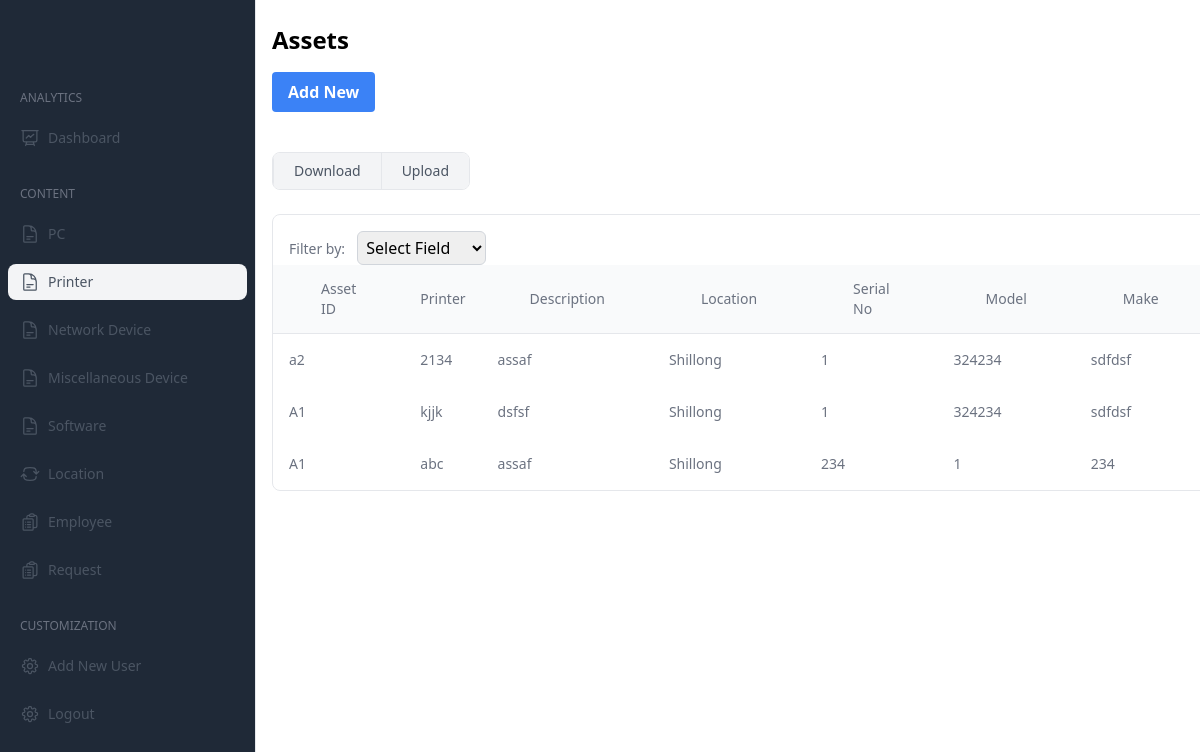
Screenshot of /printer/ (signed in) with the database file from the repository.
### printer/models.py (models this page shows, shortened)
class Printer(models.Model):
    asset_id=models.CharField(max_length=6,null=True)
    printer_name=models.CharField(max_length=20,null=True)
    desc=models.CharField(max_length=50)
    location=models.ForeignKey(Location,on_delete=models.PROTECT,null=True)
    serial_no=models.CharField(max_length=20)
    model=models.CharField(max_length=20)
    make=models.CharField(max_length=20)
    type=models.CharField(max_length=20,null=True)
    price=models.CharField(max_length=15)
    buy_date=models.DateField(default=datetime.date.today)
    warranty=models.IntegerField()
    expiry = models.DateField(null=True, blank=True)
    status=models.CharField(max_length=50,null=True)
    employee=models.ForeignKey(Employees,on_delete=models.PROTECT,null=True)

### location/models.py (models this page shows)
class Location(models.Model):
    location_name = models.CharField(max_length=50)
    def __str__(self):
        return self.location_name

### printer/views.py (the view, shortened to what this page needs)
# urls.py: path('printer/',printerviews.PrinterPage,name="printer_page"),
@login_required
def PrinterPage(req):
    if req.method=='GET':
        pdata=PC.objects.all()
        edata=Employees.objects.all()
        ldata=Location.objects.all()
        sdata=Software.objects.all()
        prdata=Printer.objects.all()
        flag=3
        loc=""
        if req.user.is_authenticated:
            user = req.user
            if hasattr(user, 'myuser'):
                role = user.myuser.role
                if role=='superadmin':
                    flag=0
                elif role=='admin':
                    flag=1
                elif role=='itmanager':
                    flag=2
                    loc=user.myuser.location
                elif role=='employee':
                    flag=3
        data={
            'loc':loc,
            'flag':flag,
            'prdata':prdata,
            'pdata':pdata,
            'ldata':ldata,
            'sdata':sdata,
            'edata':edata
        }
        return render(req,"printer.html",data)

### Employee/models.py (called while the page is built)
    def __str__(self):
        return self.employee_name

### templates/printer.html (shortened to what this page needs)
<!DOCTYPE html>
<html lang="en">
<head>
  <link href="https://cdn.jsdelivr.net/npm/tailwindcss@2.2.17/dist/tailwind.min.css" rel="stylesheet">
</head>
<body>
  <div  class="flex h-screen bg-gray-200">
    <aside id="sidebar" class="flex flex-col w-64 h-screen px-5 py-8 overflow-y-auto bg-gray-800 border-r rtl:border-r-0 rtl:border-l dark:bg-gray-900 dark:border-gray-700">
      <a href="#">
          <img class="w-auto h-7" src="https://merakiui.com/images/logo.svg" alt="">
      </a>
      <div class="flex flex-col justify-between flex-1 mt-6">
          <nav class="-mx-3 space-y-6 ">
              <div class="space-y-3 ">
                  <label class="px-3 text-xs text-gray-500 uppercase dark:text-gray-400">analytics</label>
                  <a href="/dashboard" class="flex items-center px-3 py-2 text-gray-600 transition-colors duration-300 transform rounded-lg dark:text-gray-200 hover:bg-gray-100 dark:hover:bg-gray-800 dark:hover:text-gray-200 hover:text-gray-700" href="#">
                      <span class="mx-2 text-sm font-medium">Dashboard</span>
                  </a>
              </div>
              <div class="space-y-3 ">
                  <label class="px-3 text-xs text-gray-500 uppercase dark:text-gray-400">content</label>
                  <a href="/pc" class="flex items-center px-3 py-2 text-gray-600 transition-colors duration-300 transform rounded-lg dark:text-gray-200 hover:bg-gray-100 dark:hover:bg-gray-800 dark:hover:text-gray-200 hover:text-gray-700" href="#">
                    <span id="softwareButton" class="mx-2 text-sm font-medium">PC</span>
                </a>
                <a href="/printer" class="flex items-center px-3 py-2 text-gray-600 transition-colors duration-300 transform rounded-lg dark:text-gray-200 bg-gray-100 dark:hover:bg-gray-800 dark:hover:text-gray-200 hover:text-gray-700" href="#">
                    <span id="softwareButton" class="mx-2 text-sm font-medium">Printer</span>
                </a>
                <a href="/networkDevice" class="flex items-center px-3 py-2 text-gray-600 transition-colors duration-300 transform rounded-lg dark:text-gray-200 hover:bg-gray-100 dark:hover:bg-gray-800 dark:hover:text-gray-200 hover:text-gray-700" href="#">
                    <span id="softwareButton" class="mx-2 text-sm font-medium">Network Device</span>
                </a>
                <a href="/miscDevice" class="flex items-center px-3 py-2 text-gray-600 transition-colors duration-300 transform rounded-lg dark:text-gray-200 hover:bg-gray-100 dark:hover:bg-gray-800 dark:hover:text-gray-200 hover:text-gray-700" href="#">
                    <span id="softwareButton" class="mx-2 text-sm font-medium">Miscellaneous Device</span>
                </a>
                  <a href="/software"  class="flex items-center px-3 py-2 text-gray-600 transition-colors duration-300 transform rounded-lg dark:text-gray-200 hover:bg-gray-100 dark:hover:bg-gray-800 dark:hover:text-gray-200 hover:text-gray-700" href="#">
                      <span id="softwareButton" class="mx-2 text-sm font-medium">Software</span>
                  </a>
                  <a href="/location" class="flex items-center px-3 py-2 text-gray-600 transition-colors duration-300 transform rounded-lg dark:text-gray-200 hover:bg-gray-100 dark:hover:bg-gray-800 dark:hover:text-gray-200 hover:text-gray-700" href="#">
                      <span class="mx-2 text-sm font-medium">Location</span>
                  </a>
                  <a href="/employee" class="flex items-center px-3 py-2 text-gray-600 transition-colors duration-300 transform rounded-lg dark:text-gray-200 hover:bg-gray-100 dark:hover:bg-gray-800 dark:hover:text-gray-200 hover:text-gray-700" href="#">
                      <span class="mx-2 text-sm font-medium">Employee</span>
                  </a>
                  {% if flag == 0 or flag == 1 %}
                  <a href="/request" class="flex items-center px-3 py-2 text-gray-600 transition-colors duration-300 transform rounded-lg dark:text-gray-200 hover:bg-gray-100 dark:hover:bg-gray-800 dark:hover:text-gray-200 hover:text-gray-700" href="#">
                    <span class="mx-2 text-sm font-medium">Request</span>
                </a>
                {% endif %}
              </div>
              <div class="space-y-3 ">
                  <label class="px-3 text-xs text-gray-500 uppercase dark:text-gray-400">Customization</label>
                  {% if flag == 0 or flag == 1 %}
                  <a href="/create_user" class="flex items-center px-3 py-2 text-gray-600 transition-colors duration-300 transform rounded-lg dark:text-gray-200 hover:bg-gray-100 dark:hover:bg-gray-800 dark:hover:text-gray-200 hover:text-gray-700" href="#">
                      <span class="mx-2 text-sm font-medium">Add New User</span>
                  </a>
                  {% endif%}
                  <a href="/" class="flex items-center px-3 py-2 text-gray-600 transition-colors duration-300 transform rounded-lg dark:text-gray-200 hover:bg-gray-100 dark:hover:bg-gray-800 dark:hover:text-gray-200 hover:text-gray-700" href="#">
                    <span class="mx-2 text-sm font-medium">Logout</span>
                </a>
              </div>
          </nav>
      </div>
  </aside>
    <div class="flex-1 flex flex-col overflow-hidden">
      <main class="flex-1 overflow-x-auto bg-white">
        <div class="container mx-auto py-6 px-4">
          <h1 class="text-2xl font-semibold mb-4">Assets</h1>
          {% if flag == 0 or flag == 1 %}
          <button id="addNewBtn" class="bg-blue-500 hover:bg-blue-700 text-white font-bold py-2 px-4 rounded mb-4">Add New</button>
          {%endif%}
          <div class="mt-6 md:flex md:items-center md:justify-between">
            <div class="inline-flex overflow-hidden bg-white border divide-x rounded-lg dark:bg-gray-900 rtl:flex-row-reverse dark:border-gray-700 dark:divide-gray-700">
                <a href="/exportprinter" id="dload" class="px-5 py-2 text-xs font-medium text-gray-600 transition-colors duration-200 bg-gray-100 sm:text-sm dark:bg-gray-800 dark:text-gray-300">
                  Download
              </a>
              <a  href="" id="uload" class="px-5 py-2 text-xs font-medium text-gray-600 transition-colors duration-200 bg-gray-100 sm:text-sm dark:bg-gray-800 dark:text-gray-300">
                Upload
            </a>
            </div>
        </div>
          <div id="tableBody" class="flex flex-col mt-6">
            <div class="-mx-4 -my-2 overflow-x-auto sm:-mx-6 lg:-mx-8">
                <div class="inline-block min-w-full py-2 align-middle md:px-6 lg:px-8">
                    <div class="overflow-hidden border border-gray-200 dark:border-gray-700 md:rounded-lg">
                      <div class="mt-4 px-4">
                        <label for="filterField" class="text-sm font-medium text-gray-500 dark:text-gray-400">Filter by:</label>
                        <select id="filterField" onchange="showInputField()" class="ml-2 p-1 border border-gray-300 dark:border-gray-700 rounded-md focus:outline-none focus:ring-blue-500 focus:border-blue-500">
                          <option value="" disabled selected>Select Field</option>
                        </select>
                      </div>
                        <table class="min-w-full divide-y divide-gray-200 dark:divide-gray-700">
                            <thead class="bg-gray-50 dark:bg-gray-800">
                                <tr>
                                  <th scope="col" class="px-12 py-3.5 text-sm font-normal text-left rtl:text-right text-gray-500 dark:text-gray-400">
                                    Asset ID
                                </th>
                                    <th scope="col" class="py-3.5 px-4 text-sm font-normal text-left rtl:text-right text-gray-500 dark:text-gray-400">
                                            Printer
                                    </th>
                                    <th scope="col" class="px-12 py-3.5 text-sm font-normal text-left rtl:text-right text-gray-500 dark:text-gray-400">
                                      Description
                                  </th>
                                    <th scope="col" class="px-12 py-3.5 text-sm font-normal text-left rtl:text-right text-gray-500 dark:text-gray-400">
                                      Location
                                  </th>
                                  <th scope="col" class="px-12 py-3.5 text-sm font-normal text-left rtl:text-right text-gray-500 dark:text-gray-400">
                                    Serial No
                                </th>
                                <th scope="col" class="px-12 py-3.5 text-sm font-normal text-left rtl:text-right text-gray-500 dark:text-gray-400">
                                  Model
                              </th>
                          <th scope="col" class="px-12 py-3.5 text-sm font-normal text-left rtl:text-right text-gray-500 dark:text-gray-400">
                            Make
                        </th>
                                </tr>
                            </thead>
                            <tbody>
                              {%for n in prdata%}
                                <tr>
                                  <td class="px-4 py-4 text-sm font-medium whitespace-nowrap text-gray-500 dark:text-gray-400">
                                    {{n.asset_id}}
                                  </td>
                                  <td class="px-4 py-4 text-sm font-medium whitespace-nowrap text-gray-500 dark:text-gray-400">
                                    {{n.printer_name}}
                                  </td>
                                  <td class="px-4 py-4 text-sm font-medium whitespace-nowrap text-gray-500 dark:text-gray-400">
                                    {{n.desc}}
                                  </td>
                                  <td class="px-4 py-4 text-sm font-medium whitespace-nowrap text-gray-500 dark:text-gray-400">
                                    {{n.location}}
                                  </td>
                                  <td class="px-4 py-4 text-sm font-medium whitespace-nowrap text-gray-500 dark:text-gray-400">
                                    {{n.serial_no}}
                                  </td>
                                  <td class="px-4 py-4 text-sm font-medium whitespace-nowrap text-gray-500 dark:text-gray-400">
                                    {{n.model}}
                                  </td>
                                  <td class="px-4 py-4 text-sm font-medium whitespace-nowrap text-gray-500 dark:text-gray-400">
                                    {{n.make}}
                                  </td>
                                </tr>
                                {%endfor%}
                            </tbody>
                        </table>
                    </div>
                </div>
            </div>
        </div>
        </div>
      </html>
</body>
</html>

### rows the page displays
Printer: asset_id "a2", printer_name "2134", desc "assaf", location "Shillong", serial_no "1", model "324234", make "sdfdsf"
Printer: asset_id "A1", printer_name "kjjk", desc "dsfsf", location "Shillong", serial_no "1", model "324234", make "sdfdsf"
Printer: asset_id "A1", printer_name "abc", desc "assaf", location "Shillong", serial_no "234", model "1", make "234"
